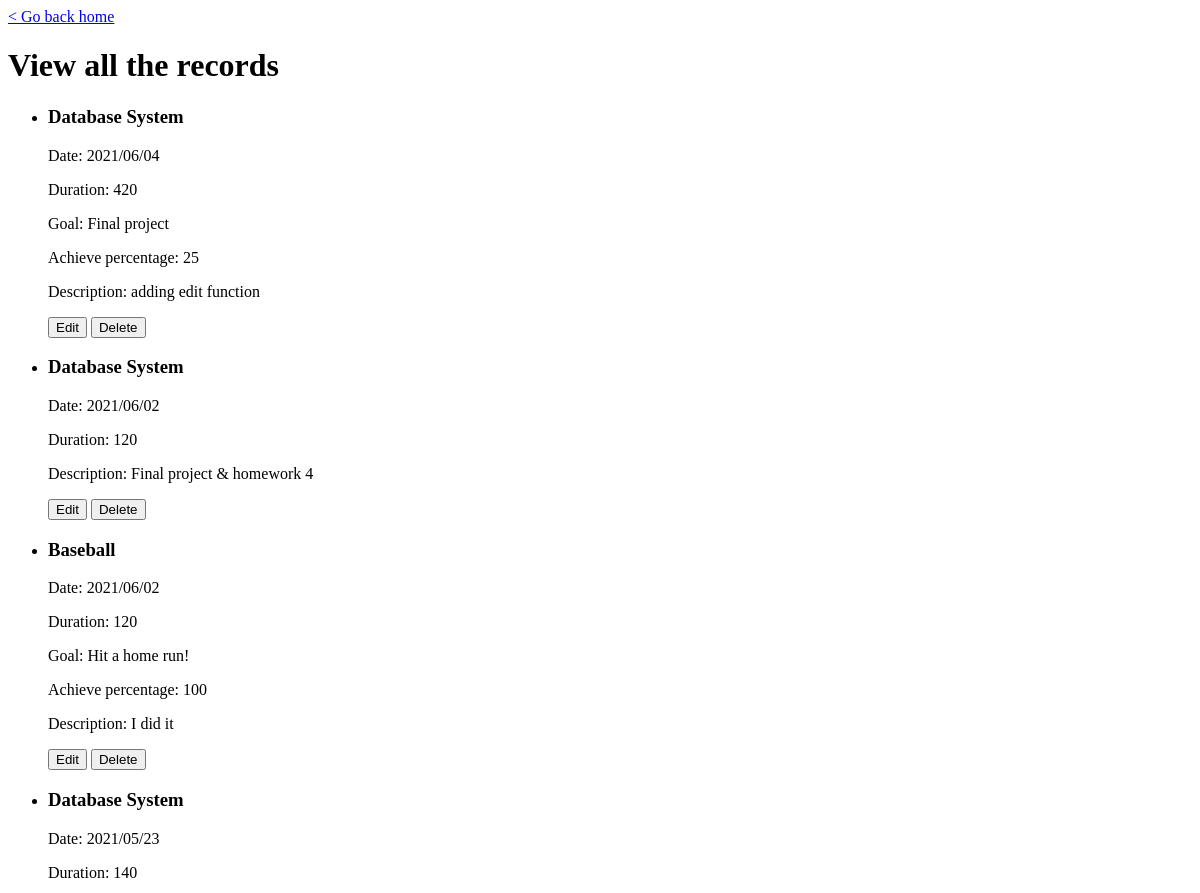
/records/listAll (upper part), run on an earlier commit of the app's database.
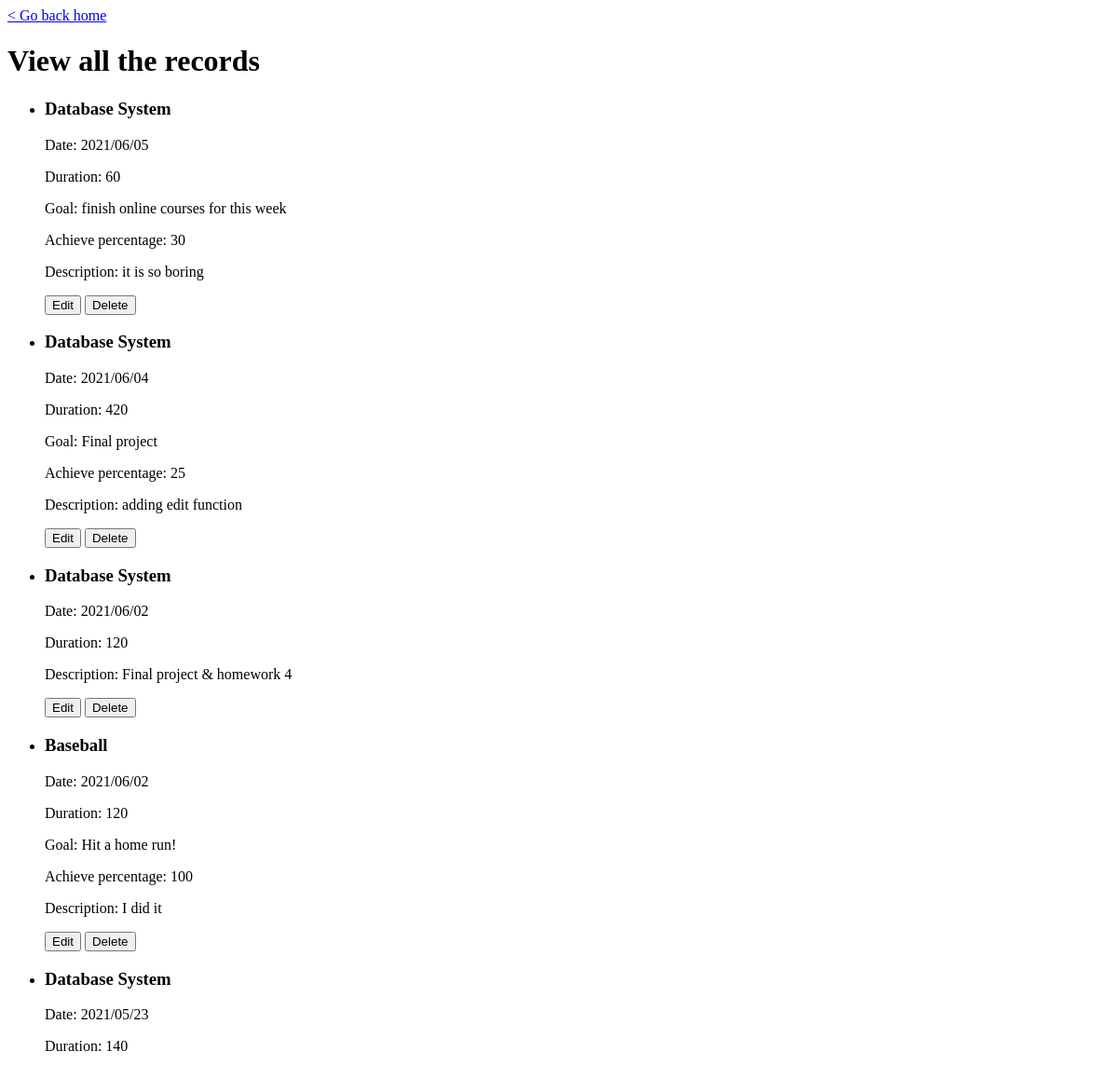
And on a later commit of the database.
### MainApp/models.py (models this page shows, shortened)
class Records(db.Model):
    __tablename__ = 'Records'
    ItemNumber = db.Column(db.CHAR(6), db.ForeignKey('Items.ItemNumber', ondelete='CASCADE'), primary_key=True)
    Date = db.Column(db.CHAR(10), primary_key=True, default=datetime.today().strftime("%Y/%m/%d"))
    Duration = db.Column(db.Integer, nullable=False)
    GoalNumber = db.Column(db.CHAR(6), db.ForeignKey('Goals.GoalNumber', ondelete='SET NULL'), default=None)
    AchievePercentage = db.Column(db.Integer, default=None)
    Description = db.Column(db.VARCHAR(100))
    '''
    __table_args__ = (
        db.ForeignKeyConstraint(['ItemNumber'], ['Items.ItemNumber']),
        db.ForeignKeyConstraint(['GoalNumber'], ['Goals.GoalNumber']),
    )
    '''

class Items(db.Model):
    __tablename__ = 'Items'
    Category = db.Column(db.VARCHAR(20), nullable=False)
    ItemNumber = db.Column(db.CHAR(6), primary_key=True)
    Name = db.Column(db.VARCHAR(50), nullable=False)
    item_referenced_by_record = db.relationship('Records', lazy=True, cascade='delete')
    item_referenced_by_goal = db.relationship('Goals', lazy=True, cascade='delete')

class Goals(db.Model):
    __tablename__ = 'Goals'
    GoalNumber = db.Column(db.CHAR(6), primary_key=True)
    ItemNumber = db.Column(db.CHAR(6), db.ForeignKey('Items.ItemNumber', ondelete='CASCADE'), nullable=False)
    Goal = db.Column(db.VARCHAR(100), nullable=False)
    Achieved = db.Column(db.CHAR(1), nullable=False)
    SetDate = db.Column(db.CHAR(10))
    AchieveDate = db.Column(db.CHAR(10))
    '''
    __table_args__ = (
        db.ForeignKeyConstraint(['ItemNumber'], ['Items.ItemNumber']),
    )
    '''
    goal_referenced_by_record = db.relationship('Records', lazy=True, foreign_keys='Records.GoalNumber')

### main.py (the view)
@app.route('/records/listAll')
def records_listAll():
    return records_views.listRecords()

### MainApp/Records/views.py (called while the page is built)
def listRecords():
    numberOfRecords = db.session.execute('SELECT COUNT(*) AS Number '+
                                         'FROM Records').fetchall()[0].Number
    if numberOfRecords > 0:
        allRecords = db.session.execute('SELECT Items.Name, Items.ItemNumber, Records.Date, Records.Duration, Goals.Goal, Records.AchievePercentage, Records.Description '+
                                        'FROM ((Records LEFT OUTER JOIN Goals ON Records.GoalNumber = Goals.GoalNumber)'+
                                                'JOIN Items ON Records.ItemNumber = Items.ItemNumber) '+
                                        'ORDER BY Records.Date DESC')
        return render_template('records/record_listAll.html', records=allRecords)
    else:
        return '<h2>There isn\'t any record</h2>'

### MainApp/templates/records/record_listAll.html (shortened to what this page needs)
<!doctype html>
<html>
    <body>
        <a href="/home" title="go to Homepage">&lt Go back home</a>
        <div class="recordContainer">
            <h1 class="recordContainer">View all the records</h1>
            <ul class="allRecords">
                {% for r in records %}
                <li class="allRecords">
                    <h3 class="record" id="item">{{r.Name}}</h3>
                    <p class="record" id="date">Date: {{r.Date}}</p>
                    <p class="record" id="duration">Duration: {{r.Duration}}</p>
                    {% if r.Goal != None %}
                        <p class="record" id="goal">Goal: {{r.Goal}}</p>
                        <p class="record" id="achievePercentage">Achieve percentage: {{r.AchievePercentage}}</p>
                    {% endif %}
                    <p class="record" id="description">Description: {{r.Description}}</p>
                    <button type="modifyRequest" onclick="sendModifyRequest('{{r.ItemNumber}}', '{{r.Date}}')">Edit</button>
                    <button type="deleteRequest" onclick="deleteWarn('{{r.ItemNumber}}', '{{r.Date}}')">Delete</button>
                </li>
                {% endfor %}
            </ul>
        </div>
    </body>
</html>

What changed in the data, as far as the page shows it:
added Records: Name "Database System", Date "2021/06/05", Duration "60", Goal "finish online courses for this week", AchievePercentage "30", Description "it is so boring"
